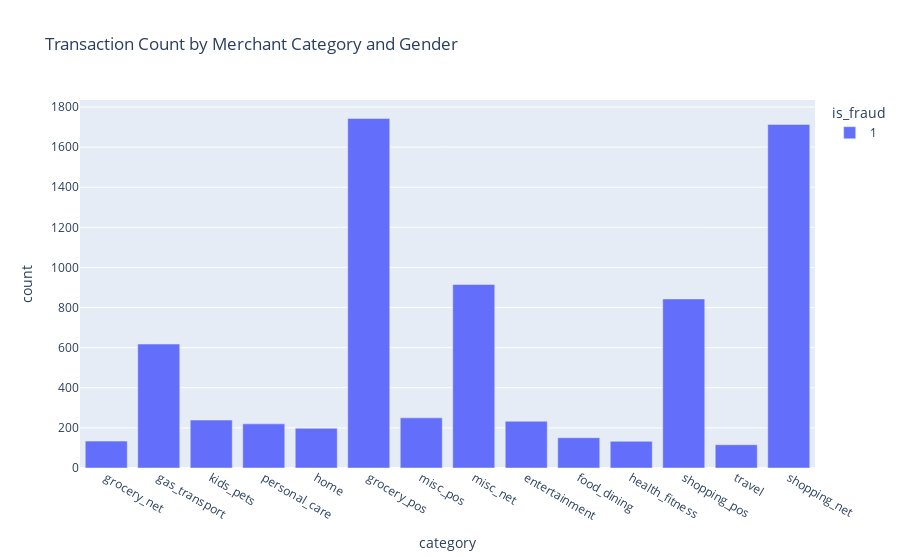

Write notebook code for a chart like this one.
### Code cell
fig = px.bar(
    fr_c_df,
    x="category",
    y="count",
    color="is_fraud",
    barmode="group",  # 'group' creates clustered bars
    title="Transaction Count by Merchant Category and Gender",
    labels={"merchant_category": "Merchant Category", "transaction_count": "Transaction Count"}
)

fig.show()

### Figure 1 — Plotly figure (JSON) as saved in the notebook; plotly's stock layout.template omitted (floating-point values rounded to 4 significant figures)
{"data": [{"alignmentgroup": "True", "hovertemplate": "is_fraud=1<br>category=%{x}<br>count=%{y}<extra></extra>", "legendgroup": "1", "marker": {"color": "#636efa", "pattern": {"shape": ""}}, "name": "1", "offsetgroup": "1", "orientation": "v", "showlegend": true, "textposition": "auto", "type": "bar", "x": ["grocery_net", "gas_transport", "kids_pets", "personal_care", "home", "grocery_pos", "misc_pos", "misc_net", "entertainment", "food_dining", "health_fitness", "shopping_pos", "travel", "shopping_net"], "xaxis": "x", "y": [134, 618, 239, 220, 198, 1743, 250, 915, 233, 151, 133, 843, 116, 1713], "yaxis": "y"}], "layout": {"barmode": "group", "legend": {"title": {"text": "is_fraud"}, "tracegroupgap": 0}, "title": {"text": "Transaction Count by Merchant Category and Gender"}, "xaxis": {"anchor": "y", "domain": [0, 1], "title": {"text": "category"}}, "yaxis": {"anchor": "x", "domain": [0, 1], "title": {"text": "count"}}}}
